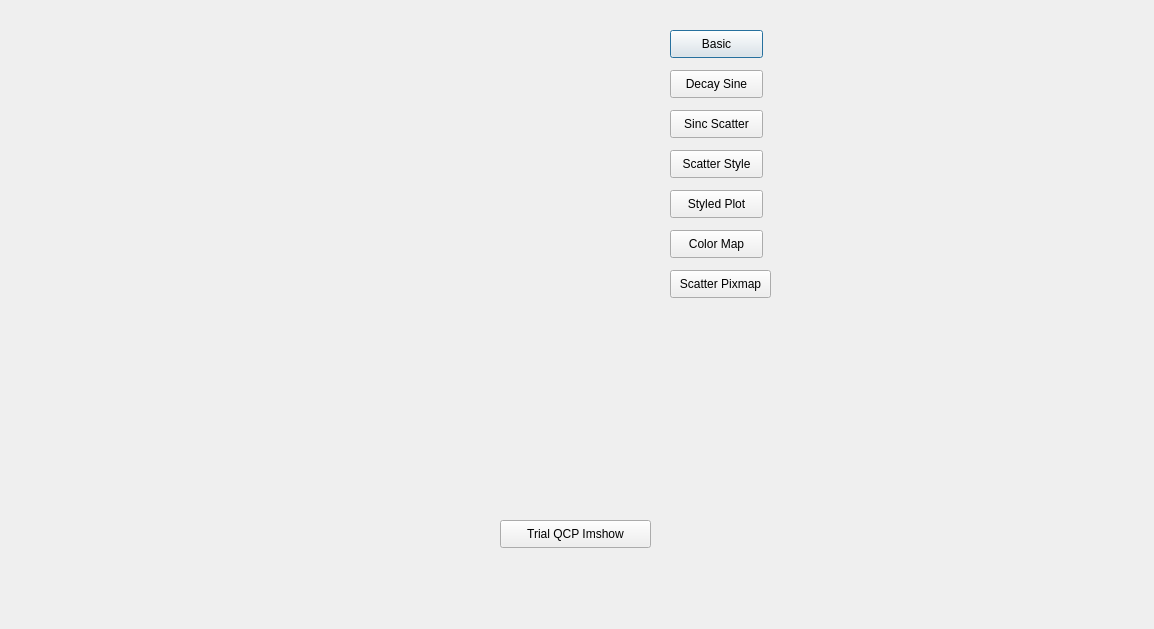
<?xml version="1.0" encoding="UTF-8"?>
<ui version="4.0">
 <class>QcustomplotTestDialog</class>
 <widget class="QDialog" name="QcustomplotTestDialog">
  <property name="geometry">
   <rect>
    <x>0</x>
    <y>0</y>
    <width>1154</width>
    <height>629</height>
   </rect>
  </property>
  <property name="windowTitle">
   <string>Dialog</string>
  </property>
  <widget class="QCustomPlot" name="customPlot" native="true">
   <property name="geometry">
    <rect>
     <x>20</x>
     <y>30</y>
     <width>631</width>
     <height>481</height>
    </rect>
   </property>
   <property name="palette">
    <palette>
     <active>
      <colorrole role="WindowText">
       <brush brushstyle="SolidPattern">
        <color alpha="255">
         <red>0</red>
         <green>0</green>
         <blue>0</blue>
        </color>
       </brush>
      </colorrole>
      <colorrole role="Button">
       <brush brushstyle="SolidPattern">
        <color alpha="255">
         <red>232</red>
         <green>211</green>
         <blue>255</blue>
        </color>
       </brush>
      </colorrole>
      <colorrole role="Light">
       <brush brushstyle="SolidPattern">
        <color alpha="255">
         <red>255</red>
         <green>255</green>
         <blue>255</blue>
        </color>
       </brush>
      </colorrole>
      <colorrole role="Midlight">
       <brush brushstyle="SolidPattern">
        <color alpha="255">
         <red>243</red>
         <green>233</green>
         <blue>255</blue>
        </color>
       </brush>
      </colorrole>
      <colorrole role="Dark">
       <brush brushstyle="SolidPattern">
        <color alpha="255">
         <red>116</red>
         <green>105</green>
         <blue>127</blue>
        </color>
       </brush>
      </colorrole>
      <colorrole role="Mid">
       <brush brushstyle="SolidPattern">
        <color alpha="255">
         <red>155</red>
         <green>141</green>
         <blue>170</blue>
        </color>
       </brush>
      </colorrole>
      <colorrole role="Text">
       <brush brushstyle="SolidPattern">
        <color alpha="255">
         <red>0</red>
         <green>0</green>
         <blue>0</blue>
        </color>
       </brush>
      </colorrole>
      <colorrole role="BrightText">
       <brush brushstyle="SolidPattern">
        <color alpha="255">
         <red>255</red>
         <green>255</green>
         <blue>255</blue>
        </color>
       </brush>
      </colorrole>
      <colorrole role="ButtonText">
       <brush brushstyle="SolidPattern">
        <color alpha="255">
         <red>0</red>
         <green>0</green>
         <blue>0</blue>
        </color>
       </brush>
      </colorrole>
      <colorrole role="Base">
       <brush brushstyle="SolidPattern">
        <color alpha="255">
         <red>255</red>
         <green>255</green>
         <blue>255</blue>
        </color>
       </brush>
      </colorrole>
      <colorrole role="Window">
       <brush brushstyle="SolidPattern">
        <color alpha="255">
         <red>232</red>
         <green>211</green>
         <blue>255</blue>
        </color>
       </brush>
      </colorrole>
      <colorrole role="Shadow">
       <brush brushstyle="SolidPattern">
        <color alpha="255">
         <red>0</red>
         <green>0</green>
         <blue>0</blue>
        </color>
       </brush>
      </colorrole>
      <colorrole role="AlternateBase">
       <brush brushstyle="SolidPattern">
        <color alpha="255">
         <red>243</red>
         <green>233</green>
         <blue>255</blue>
        </color>
       </brush>
      </colorrole>
      <colorrole role="ToolTipBase">
       <brush brushstyle="SolidPattern">
        <color alpha="255">
         <red>255</red>
         <green>255</green>
         <blue>220</blue>
        </color>
       </brush>
      </colorrole>
      <colorrole role="ToolTipText">
       <brush brushstyle="SolidPattern">
        <color alpha="255">
         <red>0</red>
         <green>0</green>
         <blue>0</blue>
        </color>
       </brush>
      </colorrole>
      <colorrole role="PlaceholderText">
       <brush brushstyle="SolidPattern">
        <color alpha="128">
         <red>0</red>
         <green>0</green>
         <blue>0</blue>
        </color>
       </brush>
      </colorrole>
     </active>
     <inactive>
      <colorrole role="WindowText">
       <brush brushstyle="SolidPattern">
        <color alpha="255">
         <red>0</red>
         <green>0</green>
         <blue>0</blue>
        </color>
       </brush>
      </colorrole>
      <colorrole role="Button">
       <brush brushstyle="SolidPattern">
        <color alpha="255">
         <red>232</red>
         <green>211</green>
         <blue>255</blue>
        </color>
       </brush>
      </colorrole>
      <colorrole role="Light">
       <brush brushstyle="SolidPattern">
        <color alpha="255">
         <red>255</red>
         <green>255</green>
         <blue>255</blue>
        </color>
       </brush>
      </colorrole>
      <colorrole role="Midlight">
       <brush brushstyle="SolidPattern">
        <color alpha="255">
         <red>243</red>
         <green>233</green>
         <blue>255</blue>
        </color>
       </brush>
      </colorrole>
      <colorrole role="Dark">
       <brush brushstyle="SolidPattern">
        <color alpha="255">
         <red>116</red>
         <green>105</green>
         <blue>127</blue>
        </color>
       </brush>
      </colorrole>
      <colorrole role="Mid">
       <brush brushstyle="SolidPattern">
        <color alpha="255">
         <red>155</red>
         <green>141</green>
         <blue>170</blue>
        </color>
       </brush>
      </colorrole>
      <colorrole role="Text">
       <brush brushstyle="SolidPattern">
        <color alpha="255">
         <red>0</red>
         <green>0</green>
         <blue>0</blue>
        </color>
       </brush>
      </colorrole>
      <colorrole role="BrightText">
       <brush brushstyle="SolidPattern">
        <color alpha="255">
         <red>255</red>
         <green>255</green>
         <blue>255</blue>
        </color>
       </brush>
      </colorrole>
      <colorrole role="ButtonText">
       <brush brushstyle="SolidPattern">
        <color alpha="255">
         <red>0</red>
         <green>0</green>
         <blue>0</blue>
        </color>
       </brush>
      </colorrole>
      <colorrole role="Base">
       <brush brushstyle="SolidPattern">
        <color alpha="255">
         <red>255</red>
         <green>255</green>
         <blue>255</blue>
        </color>
       </brush>
      </colorrole>
      <colorrole role="Window">
       <brush brushstyle="SolidPattern">
        <color alpha="255">
         <red>232</red>
         <green>211</green>
         <blue>255</blue>
        </color>
       </brush>
      </colorrole>
      <colorrole role="Shadow">
       <brush brushstyle="SolidPattern">
        <color alpha="255">
         <red>0</red>
         <green>0</green>
         <blue>0</blue>
        </color>
       </brush>
      </colorrole>
      <colorrole role="AlternateBase">
       <brush brushstyle="SolidPattern">
        <color alpha="255">
         <red>243</red>
         <green>233</green>
         <blue>255</blue>
        </color>
       </brush>
      </colorrole>
      <colorrole role="ToolTipBase">
       <brush brushstyle="SolidPattern">
        <color alpha="255">
         <red>255</red>
         <green>255</green>
         <blue>220</blue>
        </color>
       </brush>
      </colorrole>
      <colorrole role="ToolTipText">
       <brush brushstyle="SolidPattern">
        <color alpha="255">
         <red>0</red>
         <green>0</green>
         <blue>0</blue>
        </color>
       </brush>
      </colorrole>
      <colorrole role="PlaceholderText">
       <brush brushstyle="SolidPattern">
        <color alpha="128">
         <red>0</red>
         <green>0</green>
         <blue>0</blue>
        </color>
       </brush>
      </colorrole>
     </inactive>
     <disabled>
      <colorrole role="WindowText">
       <brush brushstyle="SolidPattern">
        <color alpha="255">
         <red>116</red>
         <green>105</green>
         <blue>127</blue>
        </color>
       </brush>
      </colorrole>
      <colorrole role="Button">
       <brush brushstyle="SolidPattern">
        <color alpha="255">
         <red>232</red>
         <green>211</green>
         <blue>255</blue>
        </color>
       </brush>
      </colorrole>
      <colorrole role="Light">
       <brush brushstyle="SolidPattern">
        <color alpha="255">
         <red>255</red>
         <green>255</green>
         <blue>255</blue>
        </color>
       </brush>
      </colorrole>
      <colorrole role="Midlight">
       <brush brushstyle="SolidPattern">
        <color alpha="255">
         <red>243</red>
         <green>233</green>
         <blue>255</blue>
        </color>
       </brush>
      </colorrole>
      <colorrole role="Dark">
       <brush brushstyle="SolidPattern">
        <color alpha="255">
         <red>116</red>
         <green>105</green>
         <blue>127</blue>
        </color>
       </brush>
      </colorrole>
      <colorrole role="Mid">
       <brush brushstyle="SolidPattern">
        <color alpha="255">
         <red>155</red>
         <green>141</green>
         <blue>170</blue>
        </color>
       </brush>
      </colorrole>
      <colorrole role="Text">
       <brush brushstyle="SolidPattern">
        <color alpha="255">
         <red>116</red>
         <green>105</green>
         <blue>127</blue>
        </color>
       </brush>
      </colorrole>
      <colorrole role="BrightText">
       <brush brushstyle="SolidPattern">
        <color alpha="255">
         <red>255</red>
         <green>255</green>
         <blue>255</blue>
        </color>
       </brush>
      </colorrole>
      <colorrole role="ButtonText">
       <brush brushstyle="SolidPattern">
        <color alpha="255">
         <red>116</red>
         <green>105</green>
         <blue>127</blue>
        </color>
       </brush>
      </colorrole>
      <colorrole role="Base">
       <brush brushstyle="SolidPattern">
        <color alpha="255">
         <red>232</red>
         <green>211</green>
         <blue>255</blue>
        </color>
       </brush>
      </colorrole>
      <colorrole role="Window">
       <brush brushstyle="SolidPattern">
        <color alpha="255">
         <red>232</red>
         <green>211</green>
         <blue>255</blue>
        </color>
       </brush>
      </colorrole>
      <colorrole role="Shadow">
       <brush brushstyle="SolidPattern">
        <color alpha="255">
         <red>0</red>
         <green>0</green>
         <blue>0</blue>
        </color>
       </brush>
      </colorrole>
      <colorrole role="AlternateBase">
       <brush brushstyle="SolidPattern">
        <color alpha="255">
         <red>232</red>
         <green>211</green>
         <blue>255</blue>
        </color>
       </brush>
      </colorrole>
      <colorrole role="ToolTipBase">
       <brush brushstyle="SolidPattern">
        <color alpha="255">
         <red>255</red>
         <green>255</green>
         <blue>220</blue>
        </color>
       </brush>
      </colorrole>
      <colorrole role="ToolTipText">
       <brush brushstyle="SolidPattern">
        <color alpha="255">
         <red>0</red>
         <green>0</green>
         <blue>0</blue>
        </color>
       </brush>
      </colorrole>
      <colorrole role="PlaceholderText">
       <brush brushstyle="SolidPattern">
        <color alpha="128">
         <red>0</red>
         <green>0</green>
         <blue>0</blue>
        </color>
       </brush>
      </colorrole>
     </disabled>
    </palette>
   </property>
  </widget>
  <widget class="QPushButton" name="pbBasic">
   <property name="geometry">
    <rect>
     <x>670</x>
     <y>30</y>
     <width>93</width>
     <height>28</height>
    </rect>
   </property>
   <property name="text">
    <string>Basic</string>
   </property>
  </widget>
  <widget class="QPushButton" name="pbDecaySine">
   <property name="geometry">
    <rect>
     <x>670</x>
     <y>70</y>
     <width>93</width>
     <height>28</height>
    </rect>
   </property>
   <property name="text">
    <string>Decay Sine</string>
   </property>
  </widget>
  <widget class="QPushButton" name="pbSincScatter">
   <property name="geometry">
    <rect>
     <x>670</x>
     <y>110</y>
     <width>93</width>
     <height>28</height>
    </rect>
   </property>
   <property name="text">
    <string>Sinc Scatter</string>
   </property>
  </widget>
  <widget class="QPushButton" name="pbScatterStyle">
   <property name="geometry">
    <rect>
     <x>670</x>
     <y>150</y>
     <width>93</width>
     <height>28</height>
    </rect>
   </property>
   <property name="text">
    <string>Scatter Style</string>
   </property>
  </widget>
  <widget class="QPushButton" name="pbStyledPlot">
   <property name="geometry">
    <rect>
     <x>670</x>
     <y>190</y>
     <width>93</width>
     <height>28</height>
    </rect>
   </property>
   <property name="text">
    <string>Styled Plot</string>
   </property>
  </widget>
  <widget class="QPushButton" name="pbColormap">
   <property name="geometry">
    <rect>
     <x>670</x>
     <y>230</y>
     <width>93</width>
     <height>28</height>
    </rect>
   </property>
   <property name="text">
    <string>Color Map</string>
   </property>
  </widget>
  <widget class="QPushButton" name="pbScatterPixmap">
   <property name="geometry">
    <rect>
     <x>670</x>
     <y>270</y>
     <width>101</width>
     <height>28</height>
    </rect>
   </property>
   <property name="text">
    <string>Scatter Pixmap</string>
   </property>
  </widget>
  <widget class="QPushButton" name="pbTrialQcpImshow">
   <property name="geometry">
    <rect>
     <x>500</x>
     <y>520</y>
     <width>151</width>
     <height>28</height>
    </rect>
   </property>
   <property name="text">
    <string>Trial QCP Imshow</string>
   </property>
  </widget>
 </widget>
 <customwidgets>
  <customwidget>
   <class>QCustomPlot</class>
   <extends>QWidget</extends>
   <header>qcustomplot.h</header>
   <container>1</container>
  </customwidget>
 </customwidgets>
 <resources/>
 <connections/>
</ui>
